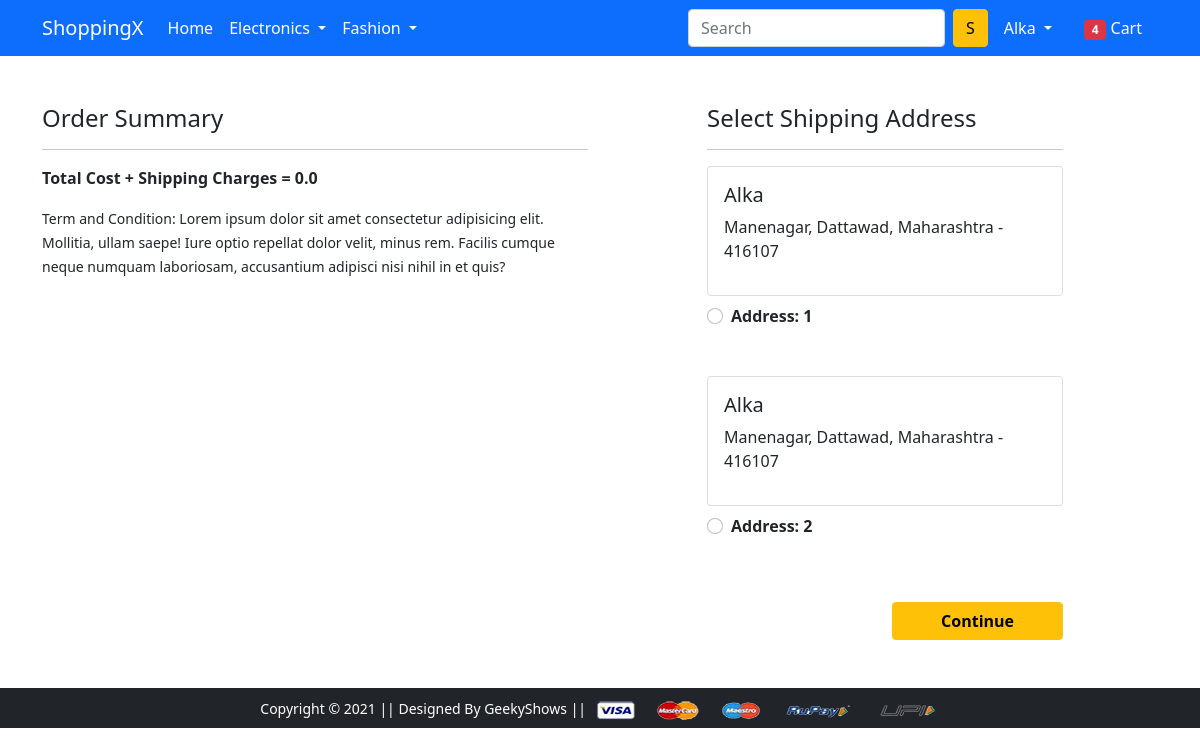
The app's page /checkout/ (signed in), older data.
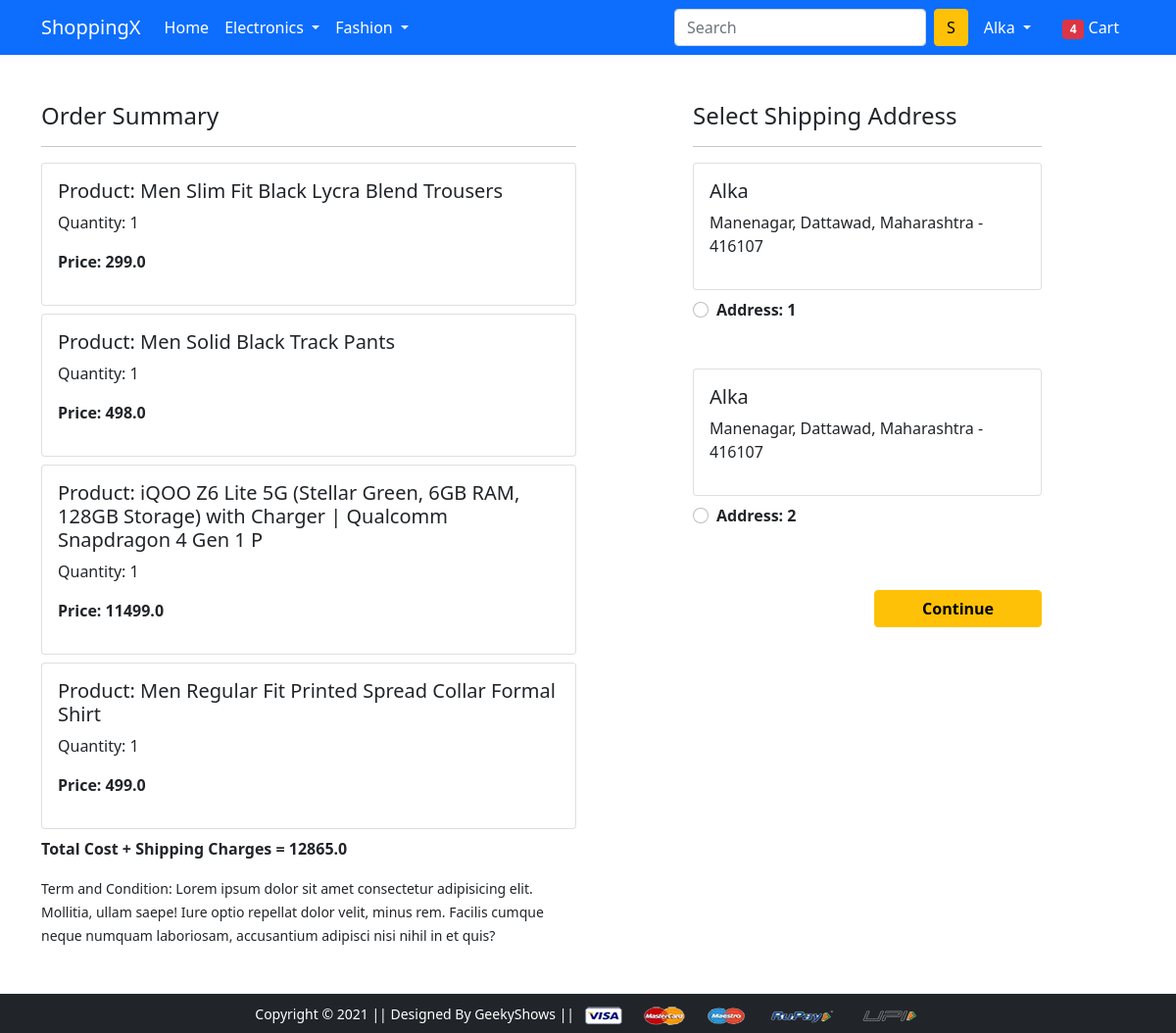
The same page, newer data.
### app/models.py (models this page shows, shortened)
class Customer(models.Model):
    user = models.ForeignKey(User, on_delete = models.CASCADE)
    name = models.CharField(max_length=200)
    locality = models.CharField(max_length=200)
    city = models.CharField(max_length=50)
    zipcode = models.CharField(max_length=50)
    state = models.CharField(choices = STATE_CHOICES, max_length=50)

class Cart(models.Model):
    user = models.ForeignKey(User, on_delete=models.CASCADE)
    product = models.ForeignKey(Product, on_delete=models.CASCADE)
    quantity = models.PositiveIntegerField(default=1)
    @property
    def total_cost(self):
        return self.quantity * self.product.discounted_price

class Product(models.Model):
    title = models.CharField(max_length=100)
    selling_price = models.FloatField()
    discounted_price = models.FloatField()
    description = models.TextField()
    brand = models.CharField(max_length=100)
    category = models.CharField(choices = CATEGORY_CHOICES, max_length=3)
    product_image = models.ImageField(upload_to='productimg')

### app/views.py (the view)
# urls.py: path('checkout/', views.checkout, name='checkout'),] + static(settings.MEDIA_URL, document_root=settings.MEDIA_ROOT)
def checkout(request):
 user = request.user
 add = Customer.objects.filter(user=user)
 cart_items = Cart.objects.filter(user=user)
 amount = 0.0
 shipping_amount = 70.0
 totalamount = 0.0
 cart_product = [p for p in Cart.objects.all() if p.user == request.user]
 if cart_product:
  for p in cart_product:
    tempamount = (p.quantity * p.product.discounted_price)
    amount += tempamount
  totalamount = amount + shipping_amount
 return render(request, 'app/checkout.html', {'add':add, 'totalamount':totalamount, 'cart_items':cart_items})

### app/templates/app/checkout.html (shortened to what this page needs)
{% extends 'app/base.html' %}
{% load static %}
{% block main-content %}
<div class="container">
 <div class="row mt-5">
  <div class="col-sm-6">
    <h4>Order Summary</h4>
    <hr>
    {% for item in cart_items %}
      <div class="card mb-2">
        <div class="card-body">
          <h5>Product: {{item.product.title}} </h5>
          <p>Quantity: {{item.quantity}}</p>
          <p class="fw-bold">Price: {{item.total_cost}} </p>
        </div>
      </div>
      {% endfor %}
      <p class="fw-bold"> Total Cost + Shipping Charges = {{totalamount}}</p>
    <small>Term and Condition: Lorem ipsum dolor sit amet consectetur adipisicing elit. Mollitia, ullam saepe! Iure optio repellat dolor velit, minus rem. Facilis cumque neque numquam laboriosam, accusantium adipisci nisi nihil in et quis?</small>
  </div>
  <div class="col-sm-4 offset-sm-1">
    <h4>Select Shipping Address</h4>
    <hr>
    <form action="">
      {% for ad in add %}
        <div class="card">
          <div class="card-body">
            <h5>{{ad.name}}</h5>
            <p>{{ad.locality}}, {{ad.city}}, {{ad.state}} - {{ad.zipcode}}</p>
          </div>
        </div>
        <div class="form-check mt-2 mb-5">
          <input class="form-check-input" type="radio" value="">
          <label class="form-check-label fw-bold" for="">
            Address: {{forloop.counter}} </label>
        </div>
      {% endfor %}
        <div class="text-end">
          <button type="submit" class="btn btn-warning mt-3 px-5 fw-bold">Continue</button>
        </div>
      </form>
    </div>
  </div>
</div>
{% endblock main-content %}

Row changes from the older to the newer data that the page shows:
added Cart: product "Men Slim Fit Black Lycra Blend Trousers", quantity "1", total_cost "299.0"
added Cart: product "Men Solid Black Track Pants", quantity "1", total_cost "498.0"
added Cart: product "iQOO Z6 Lite 5G (Stellar Green, 6GB RAM, 128GB Storage) with Charger | Qualcomm Snapdragon 4 Gen 1 P", quantity "1", total_cost "11499.0"
added Cart: product "Men Regular Fit Printed Spread Collar Formal Shirt", quantity "1", total_cost "499.0"
Text that changed along with them:
{{ totalamount }}: "0.0" → "12865.0"
